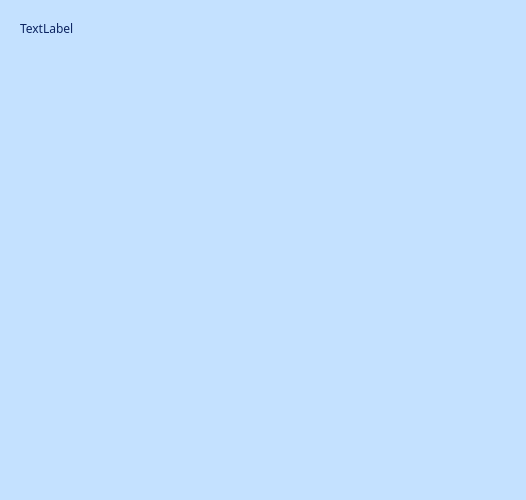
<?xml version="1.0" encoding="UTF-8"?>
<ui version="4.0">
 <class>postui</class>
 <widget class="QWidget" name="postui">
  <property name="geometry">
   <rect>
    <x>0</x>
    <y>0</y>
    <width>526</width>
    <height>500</height>
   </rect>
  </property>
  <property name="sizePolicy">
   <sizepolicy hsizetype="Expanding" vsizetype="Expanding">
    <horstretch>0</horstretch>
    <verstretch>0</verstretch>
   </sizepolicy>
  </property>
  <property name="minimumSize">
   <size>
    <width>40</width>
    <height>110</height>
   </size>
  </property>
  <property name="windowTitle">
   <string>Form</string>
  </property>
  <property name="styleSheet">
   <string notr="true">background-color: rgb(196, 225, 255);
color: rgb(12, 36, 97);</string>
  </property>
  <widget class="QLabel" name="label">
   <property name="geometry">
    <rect>
     <x>10</x>
     <y>10</y>
     <width>501</width>
     <height>481</height>
    </rect>
   </property>
   <property name="sizePolicy">
    <sizepolicy hsizetype="Expanding" vsizetype="Expanding">
     <horstretch>0</horstretch>
     <verstretch>0</verstretch>
    </sizepolicy>
   </property>
   <property name="minimumSize">
    <size>
     <width>0</width>
     <height>100</height>
    </size>
   </property>
   <property name="font">
    <font>
     <family>Raleway</family>
    </font>
   </property>
   <property name="styleSheet">
    <string notr="true">background-color: rgb(196, 225, 255);
color: rgb(12, 36, 97);</string>
   </property>
   <property name="frameShape">
    <enum>QFrame::NoFrame</enum>
   </property>
   <property name="text">
    <string>TextLabel</string>
   </property>
   <property name="alignment">
    <set>Qt::AlignLeading|Qt::AlignLeft|Qt::AlignTop</set>
   </property>
   <property name="margin">
    <number>10</number>
   </property>
   <property name="indent">
    <number>10</number>
   </property>
  </widget>
 </widget>
 <resources/>
 <connections/>
</ui>
